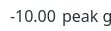
   <widget class="QWidget" name="G_widget" native="true">
    <property name="geometry">
     <rect>
      <x>300</x>
      <y>540</y>
      <width>111</width>
      <height>31</height>
     </rect>
    </property>
    <property name="styleSheet">
     <string notr="true">background-color:transparent;</string>
    </property>
    <widget class="QWidget" name="gridLayoutWidget">
     <property name="geometry">
      <rect>
       <x>10</x>
       <y>0</y>
       <width>101</width>
       <height>31</height>
      </rect>
     </property>
     <layout class="QGridLayout" name="gridLayout">
      <property name="sizeConstraint">
       <enum>QLayout::SetDefaultConstraint</enum>
      </property>
      <item row="0" column="1">
       <widget class="QLabel" name="G_label">
        <property name="font">
         <font>
          <family>HUN-din 1451</family>
          <pointsize>12</pointsize>
         </font>
        </property>
        <property name="styleSheet">
         <string notr="true">color:#2d3438; 
background-color:transparent;</string>
        </property>
        <property name="text">
         <string>peak g</string>
        </property>
       </widget>
      </item>
      <item row="0" column="0">
       <widget class="QLabel" name="G_display">
        <property name="font">
         <font>
          <family>HUN-din 1451</family>
          <pointsize>12</pointsize>
         </font>
        </property>
        <property name="styleSheet">
         <string notr="true">color:#2d3438; 
background-color:transparent;</string>
        </property>
        <property name="text">
         <string>-10.00</string>
        </property>
        <property name="alignment">
         <set>Qt::AlignRight|Qt::AlignTrailing|Qt::AlignVCenter</set>
        </property>
       </widget>
      </item>
     </layout>
    </widget>
   </widget>
